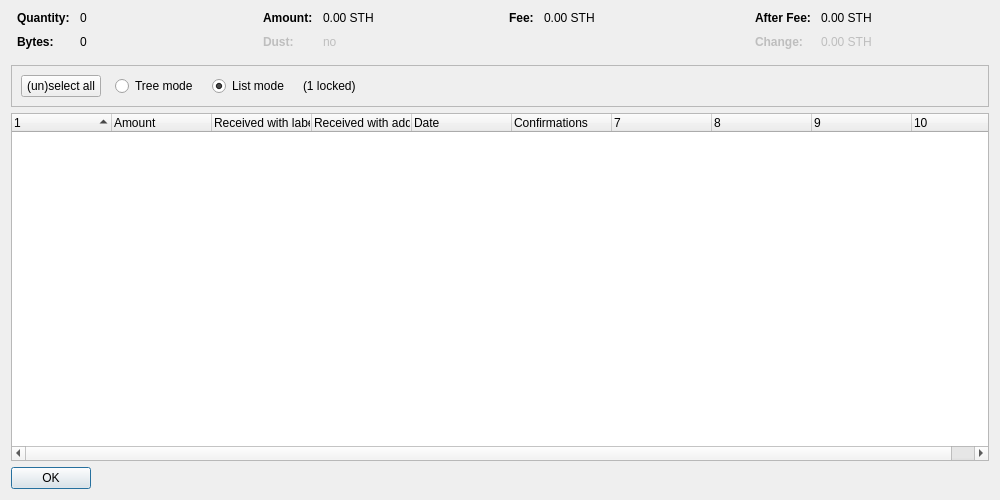
<?xml version="1.0" encoding="UTF-8"?>
<ui version="4.0">
 <class>CoinControlDialog</class>
 <widget class="QDialog" name="CoinControlDialog">
  <property name="geometry">
   <rect>
    <x>0</x>
    <y>0</y>
    <width>1000</width>
    <height>500</height>
   </rect>
  </property>
  <property name="windowTitle">
   <string>Coin Selection</string>
  </property>
  <layout class="QVBoxLayout" name="verticalLayout">
   <item>
    <layout class="QHBoxLayout" name="horizontalLayoutTop" stretch="0,0,0,0">
     <property name="topMargin">
      <number>0</number>
     </property>
     <property name="bottomMargin">
      <number>10</number>
     </property>
     <item>
      <layout class="QFormLayout" name="formLayoutCoinControl1">
       <property name="horizontalSpacing">
        <number>10</number>
       </property>
       <property name="verticalSpacing">
        <number>10</number>
       </property>
       <property name="leftMargin">
        <number>6</number>
       </property>
       <property name="rightMargin">
        <number>6</number>
       </property>
       <item row="0" column="0">
        <widget class="QLabel" name="labelCoinControlQuantityText">
         <property name="font">
          <font>
           <weight>75</weight>
           <bold>true</bold>
          </font>
         </property>
         <property name="text">
          <string>Quantity:</string>
         </property>
        </widget>
       </item>
       <item row="0" column="1">
        <widget class="QLabel" name="labelCoinControlQuantity">
         <property name="cursor">
          <cursorShape>IBeamCursor</cursorShape>
         </property>
         <property name="contextMenuPolicy">
          <enum>Qt::ActionsContextMenu</enum>
         </property>
         <property name="text">
          <string notr="true">0</string>
         </property>
         <property name="textInteractionFlags">
          <set>Qt::LinksAccessibleByMouse|Qt::TextSelectableByKeyboard|Qt::TextSelectableByMouse</set>
         </property>
        </widget>
       </item>
       <item row="1" column="0">
        <widget class="QLabel" name="labelCoinControlBytesText">
         <property name="font">
          <font>
           <weight>75</weight>
           <bold>true</bold>
          </font>
         </property>
         <property name="text">
          <string>Bytes:</string>
         </property>
        </widget>
       </item>
       <item row="1" column="1">
        <widget class="QLabel" name="labelCoinControlBytes">
         <property name="cursor">
          <cursorShape>IBeamCursor</cursorShape>
         </property>
         <property name="contextMenuPolicy">
          <enum>Qt::ActionsContextMenu</enum>
         </property>
         <property name="text">
          <string notr="true">0</string>
         </property>
         <property name="textInteractionFlags">
          <set>Qt::LinksAccessibleByMouse|Qt::TextSelectableByKeyboard|Qt::TextSelectableByMouse</set>
         </property>
        </widget>
       </item>
      </layout>
     </item>
     <item>
      <layout class="QFormLayout" name="formLayoutCoinControl2">
       <property name="horizontalSpacing">
        <number>10</number>
       </property>
       <property name="verticalSpacing">
        <number>10</number>
       </property>
       <property name="leftMargin">
        <number>6</number>
       </property>
       <property name="rightMargin">
        <number>6</number>
       </property>
       <item row="0" column="0">
        <widget class="QLabel" name="labelCoinControlAmountText">
         <property name="font">
          <font>
           <weight>75</weight>
           <bold>true</bold>
          </font>
         </property>
         <property name="text">
          <string>Amount:</string>
         </property>
        </widget>
       </item>
       <item row="0" column="1">
        <widget class="QLabel" name="labelCoinControlAmount">
         <property name="cursor">
          <cursorShape>IBeamCursor</cursorShape>
         </property>
         <property name="contextMenuPolicy">
          <enum>Qt::ActionsContextMenu</enum>
         </property>
         <property name="text">
          <string notr="true">0.00 STH</string>
         </property>
         <property name="textInteractionFlags">
          <set>Qt::LinksAccessibleByMouse|Qt::TextSelectableByKeyboard|Qt::TextSelectableByMouse</set>
         </property>
        </widget>
       </item>
       <item row="1" column="0">
        <widget class="QLabel" name="labelCoinControlLowOutputText">
         <property name="enabled">
          <bool>false</bool>
         </property>
         <property name="font">
          <font>
           <weight>75</weight>
           <bold>true</bold>
          </font>
         </property>
         <property name="text">
          <string>Dust:</string>
         </property>
        </widget>
       </item>
       <item row="1" column="1">
        <widget class="QLabel" name="labelCoinControlLowOutput">
         <property name="enabled">
          <bool>false</bool>
         </property>
         <property name="cursor">
          <cursorShape>IBeamCursor</cursorShape>
         </property>
         <property name="contextMenuPolicy">
          <enum>Qt::ActionsContextMenu</enum>
         </property>
         <property name="text">
          <string notr="true">no</string>
         </property>
         <property name="textInteractionFlags">
          <set>Qt::LinksAccessibleByMouse|Qt::TextSelectableByKeyboard|Qt::TextSelectableByMouse</set>
         </property>
        </widget>
       </item>
      </layout>
     </item>
     <item>
      <layout class="QFormLayout" name="formLayoutCoinControl3">
       <property name="horizontalSpacing">
        <number>10</number>
       </property>
       <property name="verticalSpacing">
        <number>10</number>
       </property>
       <property name="leftMargin">
        <number>6</number>
       </property>
       <property name="rightMargin">
        <number>6</number>
       </property>
       <item row="0" column="0">
        <widget class="QLabel" name="labelCoinControlFeeText">
         <property name="font">
          <font>
           <weight>75</weight>
           <bold>true</bold>
          </font>
         </property>
         <property name="text">
          <string>Fee:</string>
         </property>
        </widget>
       </item>
       <item row="0" column="1">
        <widget class="QLabel" name="labelCoinControlFee">
         <property name="cursor">
          <cursorShape>IBeamCursor</cursorShape>
         </property>
         <property name="contextMenuPolicy">
          <enum>Qt::ActionsContextMenu</enum>
         </property>
         <property name="text">
          <string notr="true">0.00 STH</string>
         </property>
         <property name="textInteractionFlags">
          <set>Qt::LinksAccessibleByMouse|Qt::TextSelectableByKeyboard|Qt::TextSelectableByMouse</set>
         </property>
        </widget>
       </item>
      </layout>
     </item>
     <item>
      <layout class="QFormLayout" name="formLayoutCoinControl4">
       <property name="horizontalSpacing">
        <number>10</number>
       </property>
       <property name="verticalSpacing">
        <number>10</number>
       </property>
       <property name="leftMargin">
        <number>6</number>
       </property>
       <property name="rightMargin">
        <number>6</number>
       </property>
       <item row="0" column="0">
        <widget class="QLabel" name="labelCoinControlAfterFeeText">
         <property name="font">
          <font>
           <weight>75</weight>
           <bold>true</bold>
          </font>
         </property>
         <property name="text">
          <string>After Fee:</string>
         </property>
        </widget>
       </item>
       <item row="0" column="1">
        <widget class="QLabel" name="labelCoinControlAfterFee">
         <property name="cursor">
          <cursorShape>IBeamCursor</cursorShape>
         </property>
         <property name="contextMenuPolicy">
          <enum>Qt::ActionsContextMenu</enum>
         </property>
         <property name="text">
          <string notr="true">0.00 STH</string>
         </property>
         <property name="textInteractionFlags">
          <set>Qt::LinksAccessibleByMouse|Qt::TextSelectableByKeyboard|Qt::TextSelectableByMouse</set>
         </property>
        </widget>
       </item>
       <item row="1" column="0">
        <widget class="QLabel" name="labelCoinControlChangeText">
         <property name="enabled">
          <bool>false</bool>
         </property>
         <property name="font">
          <font>
           <weight>75</weight>
           <bold>true</bold>
          </font>
         </property>
         <property name="text">
          <string>Change:</string>
         </property>
        </widget>
       </item>
       <item row="1" column="1">
        <widget class="QLabel" name="labelCoinControlChange">
         <property name="enabled">
          <bool>false</bool>
         </property>
         <property name="cursor">
          <cursorShape>IBeamCursor</cursorShape>
         </property>
         <property name="contextMenuPolicy">
          <enum>Qt::ActionsContextMenu</enum>
         </property>
         <property name="text">
          <string notr="true">0.00 STH</string>
         </property>
         <property name="textInteractionFlags">
          <set>Qt::LinksAccessibleByMouse|Qt::TextSelectableByKeyboard|Qt::TextSelectableByMouse</set>
         </property>
        </widget>
       </item>
      </layout>
     </item>
    </layout>
   </item>
   <item>
    <widget class="QFrame" name="frame">
     <property name="minimumSize">
      <size>
       <width>0</width>
       <height>40</height>
      </size>
     </property>
     <property name="frameShape">
      <enum>QFrame::StyledPanel</enum>
     </property>
     <property name="frameShadow">
      <enum>QFrame::Sunken</enum>
     </property>
     <layout class="QHBoxLayout" name="horizontalLayout">
      <item>
       <layout class="QHBoxLayout" name="horizontalLayoutPanel" stretch="0,0,0,0,0">
        <property name="spacing">
         <number>14</number>
        </property>
        <item>
         <widget class="QPushButton" name="pushButtonSelectAll">
          <property name="sizePolicy">
           <sizepolicy hsizetype="Maximum" vsizetype="Fixed">
            <horstretch>0</horstretch>
            <verstretch>0</verstretch>
           </sizepolicy>
          </property>
          <property name="text">
           <string>(un)select all</string>
          </property>
          <property name="autoDefault">
           <bool>false</bool>
          </property>
         </widget>
        </item>
        <item>
         <widget class="QRadioButton" name="radioTreeMode">
          <property name="sizePolicy">
           <sizepolicy hsizetype="Maximum" vsizetype="Fixed">
            <horstretch>0</horstretch>
            <verstretch>0</verstretch>
           </sizepolicy>
          </property>
          <property name="text">
           <string>Tree mode</string>
          </property>
         </widget>
        </item>
        <item>
         <widget class="QRadioButton" name="radioListMode">
          <property name="sizePolicy">
           <sizepolicy hsizetype="Maximum" vsizetype="Fixed">
            <horstretch>0</horstretch>
            <verstretch>0</verstretch>
           </sizepolicy>
          </property>
          <property name="text">
           <string>List mode</string>
          </property>
          <property name="checked">
           <bool>true</bool>
          </property>
         </widget>
        </item>
        <item>
         <widget class="QLabel" name="labelLocked">
          <property name="text">
           <string notr="true">(1 locked)</string>
          </property>
         </widget>
        </item>
        <item>
         <spacer name="horizontalSpacer">
          <property name="orientation">
           <enum>Qt::Horizontal</enum>
          </property>
          <property name="sizeHint" stdset="0">
           <size>
            <width>40</width>
            <height>20</height>
           </size>
          </property>
         </spacer>
        </item>
       </layout>
      </item>
     </layout>
    </widget>
   </item>
   <item>
    <widget class="CoinControlTreeWidget" name="treeWidget">
     <property name="contextMenuPolicy">
      <enum>Qt::CustomContextMenu</enum>
     </property>
     <property name="sortingEnabled">
      <bool>false</bool>
     </property>
     <property name="columnCount">
      <number>10</number>
     </property>
     <attribute name="headerShowSortIndicator" stdset="0">
      <bool>true</bool>
     </attribute>
     <attribute name="headerStretchLastSection">
      <bool>false</bool>
     </attribute>
     <column>
      <property name="text">
       <string/>
      </property>
     </column>
     <column>
      <property name="text">
       <string>Amount</string>
      </property>
     </column>
     <column>
      <property name="text">
       <string>Received with label</string>
      </property>
     </column>
     <column>
      <property name="text">
       <string>Received with address</string>
      </property>
     </column>
     <column>
      <property name="text">
       <string>Date</string>
      </property>
     </column>
     <column>
      <property name="text">
       <string>Confirmations</string>
      </property>
      <property name="toolTip">
       <string>Confirmed</string>
      </property>
     </column>
     <column>
      <property name="text">
       <string/>
      </property>
     </column>
     <column>
      <property name="text">
       <string/>
      </property>
     </column>
     <column>
      <property name="text">
       <string/>
      </property>
     </column>
     <column>
      <property name="text">
       <string/>
      </property>
     </column>
    </widget>
   </item>
   <item>
    <widget class="QDialogButtonBox" name="buttonBox">
     <property name="sizePolicy">
      <sizepolicy hsizetype="Maximum" vsizetype="Fixed">
       <horstretch>0</horstretch>
       <verstretch>0</verstretch>
      </sizepolicy>
     </property>
     <property name="orientation">
      <enum>Qt::Horizontal</enum>
     </property>
     <property name="standardButtons">
      <set>QDialogButtonBox::Ok</set>
     </property>
    </widget>
   </item>
  </layout>
 </widget>
 <customwidgets>
  <customwidget>
   <class>CoinControlTreeWidget</class>
   <extends>QTreeWidget</extends>
   <header>qt/coincontroltreewidget.h</header>
  </customwidget>
 </customwidgets>
 <resources/>
 <connections/>
</ui>
